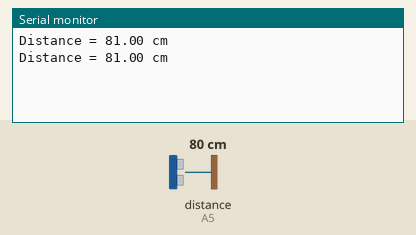
This sketch was run on a simulated Arduino Nano, built with avr-gcc and run on an emulated ATmega328P. On the bench: the last lines printed to the serial monitor. Inputs (shaded band) come from the test bench; at power-on: distance to the obstacle (sensor on A5) 80 cm. The echo pulse lasts 58.3 µs per cm.

Above: at 1.8 s.
1.9 s: distance to the obstacle (sensor on A5) set to 4 cm
At 2.5 s:
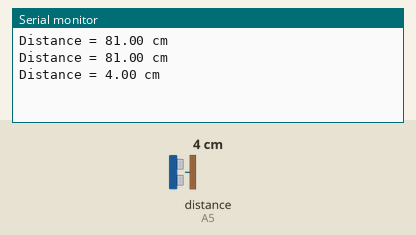
3.4 s: distance to the obstacle (sensor on A5) set to 2 cm
At 4.4 s:
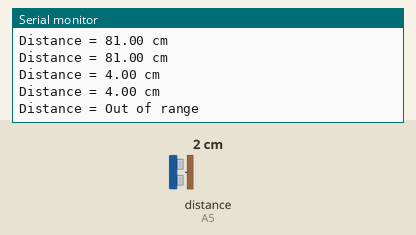

Measured:
- the behaviour switches between 3 and 2 cm on distance to the obstacle (sensor on A5) (found by bisection; images 1 and 2)
- after the input at 1.9 s, the serial monitor: prints a new line after 0.11 s (image 1)
- after the input at 3.4 s, the serial monitor: prints a new line after 0.62 s (image 2)

The sketch:

Teste_Sensor_Ultrassonico.ino
```cpp
/* Criado por Ronilson Santos em 17/07/2014
* Testes realizados com sucesso.
*/


/*
                      +-----+
         +------------| USB |------------+
         |            +-----+            |
    B5   | [ ]D13/SCK        MISO/D12[ ] |   B4
         | [ ]3.3V           MOSI/D11[ ]~|   B3
         | [ ]V.ref     ___    SS/D10[ ]~|   B2
    C0   | [ ]A0       / N \       D9[ ]~|   B1
    C1   | [ ]A1      /  A  \      D8[ ] |   B0
    C2   | [ ]A2      \  N  /      D7[ ] |   D7
    C3   | [ ]A3       \_0_/       D6[ ]~|   D6
    C4   | [D]A4/SDA               D5[ ]~|   D5
    C5   | [D]A5/SCL               D4[ ] |   D4
         | [ ]A6              INT1/D3[ ]~|   D3
         | [ ]A7              INT0/D2[ ] |   D2
         | [ ]5V                  GND[ ] |
    C6   | [ ]RST                 RST[ ] |   C6
         | [ ]GND   5V MOSI GND   TX1[ ] |   D0
         | [ ]Vin   [ ] [ ] [ ]   RX1[ ] |   D1
         |          [ ] [ ] [ ]          |
         |          MISO SCK RST         |
         | NANO-V3                       |
         +-------------------------------+

         http://busyducks.com/ascii-art-arduinos
*/

/*
  HC-SR04 NewPing Library Demonstration
  HC-SR04-NewPing.ino
  Demonstrates functions of NewPing Library for HC-SR04 Ultrasonic Range Finder
  Displays results on Serial Monitor

  DroneBot Workshop 2017
  http://dronebotworkshop.com
*/

// This uses Serial Monitor to display Range Finder distance readings

// Include NewPing Library
#include "NewPing.h"

// Hook up HC-SR04 with Trig to Arduino Pin 10, Echo to Arduino pin 13
// Maximum Distance is 400 cm

#define TRIGGER_PIN  A4
#define ECHO_PIN     A5
#define MAX_DISTANCE 400

NewPing sonar(TRIGGER_PIN, ECHO_PIN, MAX_DISTANCE);

float distance;

void setup() {
  Serial.begin (9600);
}

void loop() {

  distance = sonar.ping_cm();

  // Send results to Serial Monitor
  Serial.print("Distance = ");
  if (distance >= 400 || distance <= 2) {
    Serial.println("Out of range");
  }
  else {
    Serial.print(distance);
    Serial.println(" cm");
    delay(500);
  }
  delay(500);
}
```
